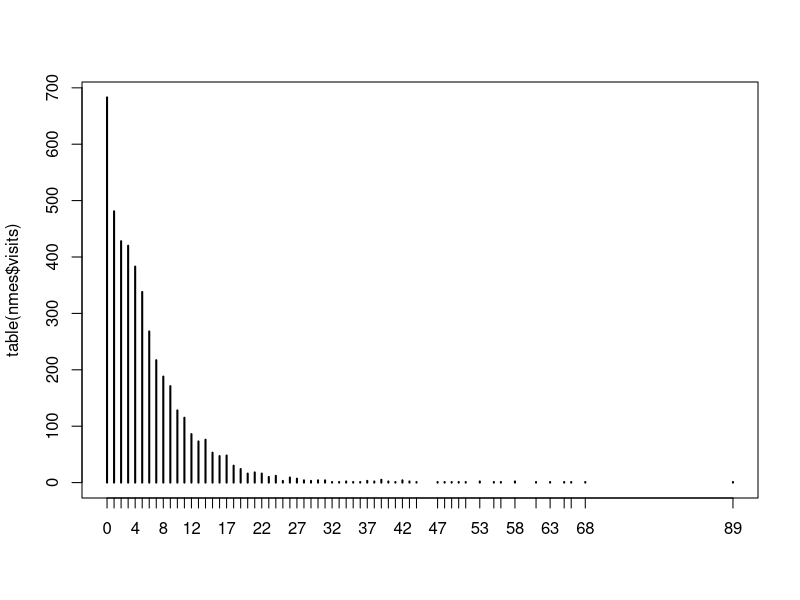

Here is the R script that generated this plot:

library(pscl)

NMES1988 <- read.csv('week-4/NMES1988.txt')
nmes <- NMES1988[, c('visits','hospital','health','chronic','gender','school','insurance')]

plot(table(nmes$visits))

sum(nmes$visits < 1)

sum(nmes$visits > 50)

mod1 <- glm(visits ~ ., data = nmes, family = "poisson")

mu <- predict(mod1, type = "response")
exp <- sum(dpois(x = 0, lambda = mu))
round(exp)
sum(nmes$visits < 1)

mod.hurdle <- hurdle(visits ~ ., data = nmes)
# same as this:
# mod.hurdle <- hurdle(visits ~ ., data = nmes, dist = "poisson", zero.dist = "binomial")

summary(mod.hurdle)

sum(predict(mod.hurdle, type = "prob")[,1])

# First 5 expected counts
predict(mod.hurdle, type = "response")[1:5]

# ratio of non-zero probabilities
predict(mod.hurdle, type = "zero")[1:5]

# mean for untruncated process
predict(mod.hurdle, type = "count")[1:5]

# multiply ratio and mean
predict(mod.hurdle, type = "zero")[1:5] * predict(mod.hurdle, type = "count")[1:5]

# equals hurdle model expected count
predict(mod.hurdle, type = "response")[1:5]

mod.hurdle.nb <- hurdle(visits ~ ., data = nmes, dist = "negbin")

AIC(mod.hurdle)
AIC(mod.hurdle.nb) # lower is better

mod.hurdle.nb2 <- hurdle(visits ~ . | gender + insurance, data = nmes, dist = "negbin")

AIC(mod.hurdle.nb2)
